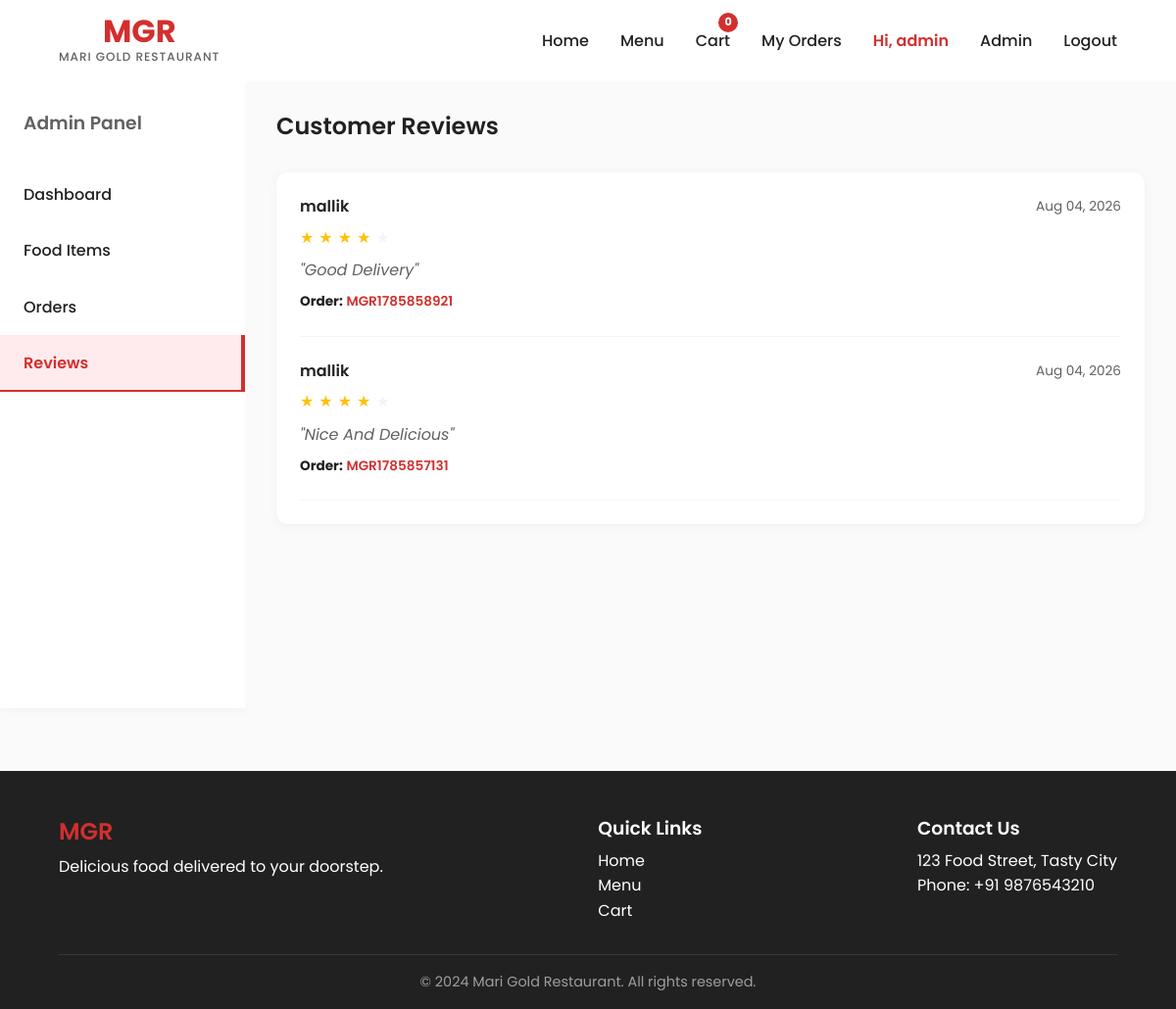
The page /mgr-admin/reviews/ (signed in) on the database its author committed.
### store/models.py (models this page shows, shortened)
class Review(models.Model):
    user = models.ForeignKey(User, on_delete=models.CASCADE)
    order = models.ForeignKey(Order, on_delete=models.CASCADE, related_name='reviews')
    food_item = models.ForeignKey(FoodItem, on_delete=models.SET_NULL, null=True, blank=True)
    rating = models.IntegerField(default=5)
    comment = models.TextField(blank=True)
    created_at = models.DateTimeField(auto_now_add=True)

class Order(models.Model):
    STATUS_CHOICES = [
        ('pending', 'Pending'),
        ('confirmed', 'Confirmed'),
        ('preparing', 'Preparing'),
        ('out_for_delivery', 'Out for Delivery'),
        ('delivered', 'Delivered'),
        ('cancelled', 'Cancelled'),
    ]
    PAYMENT_CHOICES = [
        ('upi', 'UPI'),
        ('cod', 'Cash on Delivery'),
    ]
    user = models.ForeignKey(User, on_delete=models.SET_NULL, null=True, blank=True)
    order_number = models.CharField(max_length=20, unique=True)
    customer_name = models.CharField(max_length=200)
    phone = models.CharField(max_length=15)
    email = models.EmailField(blank=True)
    address = models.TextField()
    city = models.CharField(max_length=100)
    pincode = models.CharField(max_length=10)
    total_amount = models.DecimalField(max_digits=10, decimal_places=2)
    payment_method = models.CharField(max_length=10, choices=PAYMENT_CHOICES)
    payment_status = models.BooleanField(default=False)
    order_status = models.CharField(max_length=20, choices=STATUS_CHOICES, default='pending')
    special_instructions = models.TextField(blank=True)
    created_at = models.DateTimeField(auto_now_add=True)
    updated_at = models.DateTimeField(auto_now=True)

### store/views.py (the view)
    def wrapper(request, *args, **kwargs):
        if not request.user.is_authenticated or not request.user.is_staff:
            return redirect('login')
        return view_func(request, *args, **kwargs)

### store/views.py (called while the page is built)
def staff_required(view_func):
    def wrapper(request, *args, **kwargs):
        if not request.user.is_authenticated or not request.user.is_staff:
            return redirect('login')
        return view_func(request, *args, **kwargs)
    return wrapper

@staff_required
def admin_reviews(request):
    reviews = Review.objects.all().order_by('-created_at')
    return render(request, 'store/admin/reviews.html', {'reviews': reviews})

### store/templates/store/admin/reviews.html
{% extends 'store/base.html' %}
{% block content %}
<div style="display: flex; min-height: 80vh;">
    <aside style="width: 250px; background: var(--mgr-white); box-shadow: 2px 0 10px rgba(0,0,0,0.05); padding: 2rem 0;">
        <h3 style="padding: 0 1.5rem; margin-bottom: 2rem; color: var(--mgr-gray-dark);">Admin Panel</h3>
        <ul style="display: flex; flex-direction: column;">
            <li><a href="{% url 'admin_dashboard' %}" class="nav-item" style="display:block; padding: 1rem 1.5rem;">Dashboard</a></li>
            <li><a href="{% url 'admin_food_list' %}" class="nav-item" style="display:block; padding: 1rem 1.5rem;">Food Items</a></li>
            <li><a href="{% url 'admin_orders' %}" class="nav-item" style="display:block; padding: 1rem 1.5rem;">Orders</a></li>
            <li><a href="{% url 'admin_reviews' %}" class="nav-item active" style="display:block; padding: 1rem 1.5rem; font-weight:600; color:var(--mgr-red); border-right: 4px solid var(--mgr-red); background: var(--mgr-red-bg);">Reviews</a></li>
        </ul>
    </aside>
    <div style="flex-grow: 1; padding: 2rem; background: var(--mgr-gray-lightest);">
        <h2 style="margin-bottom: 2rem; color: var(--mgr-dark);">Customer Reviews</h2>
        <div style="background: var(--mgr-white); padding: 1.5rem; border-radius: var(--mgr-radius); box-shadow: 0 2px 10px rgba(0,0,0,0.05);">
            <div style="display: flex; flex-direction: column; gap: 1.5rem;">
                {% for review in reviews %}
                <div style="border-bottom: 1px solid var(--mgr-gray-light); padding-bottom: 1.5rem;">
                    <div style="display: flex; justify-content: space-between; align-items: center; margin-bottom: 0.5rem;">
                        <h4 style="margin: 0; color: var(--mgr-dark);">{{ review.user.username }}</h4>
                        <span style="color: var(--mgr-gray-dark); font-size: 0.85rem;">{{ review.created_at|date:"M d, Y" }}</span>
                    </div>
                    <div class="rating-stars" style="margin-bottom: 0.5rem; font-size: 1rem;">
                        {% for i in '12345'|make_list %}
                            {% if forloop.counter <= review.rating %}
                                <span style="color: #FFC107;">★</span>
                            {% else %}
                                <span style="color: var(--mgr-gray-light);">★</span>
                            {% endif %}
                        {% endfor %}
                    </div>
                    <p style="color: var(--mgr-gray-dark); margin: 0; font-style: italic;">"{{ review.comment }}"</p>
                    <p style="margin-top: 0.5rem; font-size: 0.85rem;"><strong>Order:</strong> <a href="{% url 'admin_order_detail' review.order.id %}" style="color: var(--mgr-red); font-weight: 600;">{{ review.order.order_number }}</a></p>
                </div>
                {% empty %}
                <div style="padding: 2rem; text-align: center; color: var(--mgr-gray-dark);">No customer reviews found.</div>
                {% endfor %}
            </div>
        </div>
    </div>
</div>
{% endblock %}

### store/templates/store/base.html (shortened to what this page needs)
<!DOCTYPE html>
<html lang="en">
<head>
    {% load static %}
    <link rel="stylesheet" href="{% static 'store/css/mgr_theme.css' %}">
</head>
<body>
    <nav class="navbar" id="navbar">
        <a href="{% url 'home' %}" class="nav-brand">
            <h1>MGR</h1>
            <span>Mari Gold Restaurant</span>
        </a>
        <ul class="nav-links" id="navLinks">
            <li><a href="{% url 'home' %}" class="nav-item">Home</a></li>
            <li><a href="{% url 'menu' %}" class="nav-item">Menu</a></li>
            <li>
                <a href="{% url 'cart' %}" class="nav-item cart-icon-wrapper">
                    Cart
                    <span class="cart-badge" id="cartBadge">0</span>
                </a>
            </li>
            {% if user.is_authenticated %}
                <li><a href="{% url 'order_history' %}" class="nav-item">My Orders</a></li>
                <li><a href="#" class="nav-item" style="font-weight:600; color:var(--mgr-red);">Hi, {{ user.username }}</a></li>
                {% if user.is_staff %}
                    <li><a href="{% url 'admin_dashboard' %}" class="nav-item">Admin</a></li>
                {% endif %}
                <li><a href="{% url 'logout' %}" class="nav-item">Logout</a></li>
            {% else %}
                <li><a href="{% url 'login' %}" class="nav-item">Login / Register</a></li>
            {% endif %}
        </ul>
    </nav>
    <main>
        {% block content %}{% endblock %}
    </main>
    <footer class="footer">
        <div class="footer-content">
            <div class="footer-section">
                <h2 style="color: var(--mgr-red);">MGR</h2>
                <p>Delicious food delivered to your doorstep.</p>
            </div>
            <div class="footer-section">
                <h3>Quick Links</h3>
                <ul style="list-style: none; padding:0;">
                    <li><a href="{% url 'home' %}">Home</a></li>
                    <li><a href="{% url 'menu' %}">Menu</a></li>
                    <li><a href="{% url 'cart' %}">Cart</a></li>
                </ul>
            </div>
            <div class="footer-section">
                <h3>Contact Us</h3>
                <p>123 Food Street, Tasty City</p>
                <p>Phone: +91 9876543210</p>
            </div>
        </div>
        <div class="footer-bottom">
            &copy; 2024 Mari Gold Restaurant. All rights reserved.
        </div>
    </footer>
</body>
</html>

### store/static/store/css/mgr_theme.css (style rules this page uses)
:root { --mgr-red: #D32F2F; --mgr-red-dark: #B71C1C; --mgr-red-light: #EF5350; --mgr-red-bg: #FFEBEE; --mgr-white: #FFFFFF; --mgr-off-white: #FFF5F5; --mgr-gray-lightest: #FAFAFA; --mgr-gray-light: #F5F5F5; --mgr-gray: #9E9E9E; --mgr-gray-dark: #616161; --mgr-dark: #212121; --mgr-shadow: 0 4px 20px rgba(211, 47, 47, 0.12); --mgr-shadow-hover: 0 8px 30px rgba(211, 47, 47, 0.2); --mgr-transition: all 0.3s cubic-bezier(0.4, 0, 0.2, 1); --mgr-radius: 12px; }
*, *::before, *::after { box-sizing: border-box; margin: 0; padding: 0; }
body { font-family: 'Poppins', sans-serif; color: var(--mgr-dark); background-color: var(--mgr-gray-lightest); line-height: 1.6; overflow-x: hidden; }
a { text-decoration: none; color: inherit; transition: var(--mgr-transition); }
ul { list-style: none; }
h1, h2, h3, h4, h5, h6 { font-weight: 600; line-height: 1.2; margin-bottom: 0.5rem; }
.navbar { background-color: var(--mgr-white); position: sticky; top: 0; z-index: 1000; padding: 1rem 5%; display: flex; justify-content: space-between; align-items: center; transition: var(--mgr-transition); }
.nav-brand { display: flex; flex-direction: column; align-items: center; }
.nav-brand h1 { font-size: 2rem; font-weight: 700; color: var(--mgr-red); margin: 0; line-height: 1; }
.nav-brand span { font-size: 0.75rem; color: var(--mgr-gray-dark); font-weight: 500; letter-spacing: 1px; text-transform: uppercase; }
.nav-links { display: flex; align-items: center; gap: 2rem; }
.nav-item { font-weight: 500; position: relative; padding: 0.5rem 0; }
.nav-item::after { content: ''; position: absolute; bottom: 0; left: 0; width: 0; height: 2px; background-color: var(--mgr-red); transition: var(--mgr-transition); }
.nav-item:hover::after, .nav-item.active::after { width: 100%; }
.cart-icon-wrapper { position: relative; display: flex; align-items: center; }
.cart-badge { position: absolute; top: -8px; right: -8px; background-color: var(--mgr-red); color: var(--mgr-white); font-size: 0.7rem; font-weight: 700; width: 20px; height: 20px; border-radius: 50%; display: flex; align-items: center; justify-content: center; animation: bounceIn 0.5s ease; }
.rating-stars { display: flex; gap: 5px; color: #FFC107; font-size: 1.2rem; }
.footer { background: var(--mgr-dark); color: var(--mgr-white); padding: 3rem 5% 1rem; margin-top: 4rem; }
.footer-content { display: flex; justify-content: space-between; flex-wrap: wrap; gap: 2rem; margin-bottom: 2rem; }
.footer-bottom { text-align: center; padding-top: 1rem; border-top: 1px solid rgba(255,255,255,0.1); font-size: 0.9rem; color: var(--mgr-gray); }

### rows shown on the page
Review: user.username "mallik", created_at "Aug 04, 2026", rating 4 (drawn), comment "Good Delivery", order.order_number "MGR1785858921"
Review: user.username "mallik", created_at "Aug 04, 2026", rating 4 (drawn), comment "Nice And Delicious", order.order_number "MGR1785857131"

### other values the page prints
{{ user.username }} "admin"
